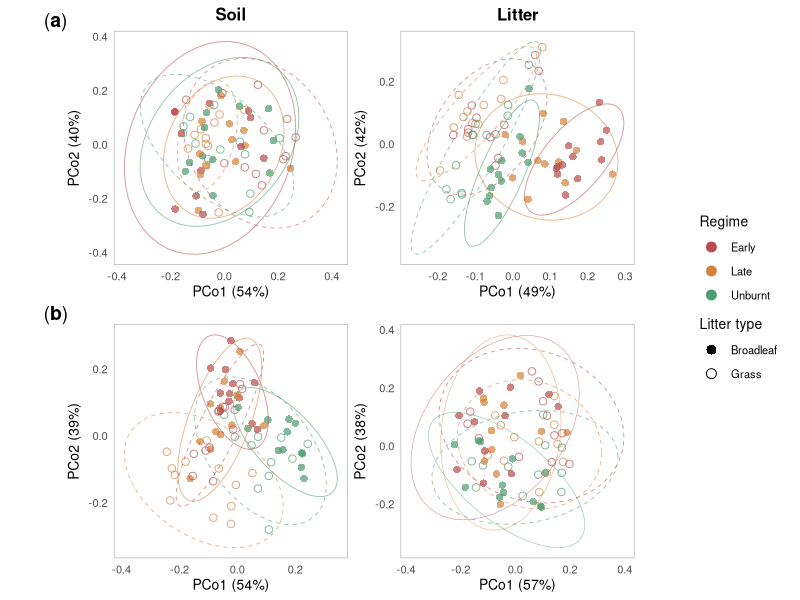
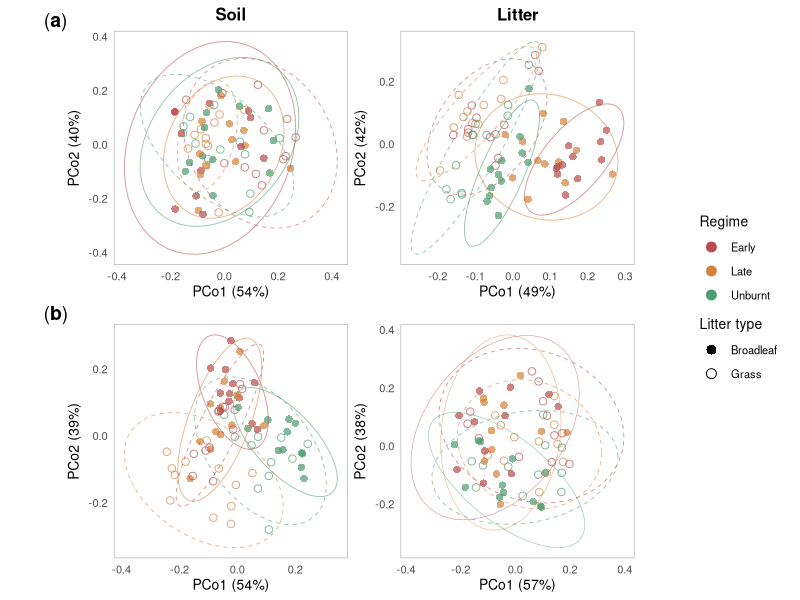

Generate these figures, in order, with R:

# Required packages
require(ggtext)
require(viridis)
require(tidyverse)

# (1) Setup --------------------------------------------------------------------

#### Data ####

# Define the factor levels
litter_levels    <- c("Leaf", "Grass")
regime_levels    <- c("Early", "Late", "Unburnt")
community_levels <- c("Soil bacteria", "Litter bacteria" ,"Soil fungi", "Litter fungi")

### --- Fungi: Soil --- ###
metadata_fungi_soil <- data.table::fread("data/sample_metadata_fungi.txt") %>%
  filter(community == "Soil") %>%
  select(
    everything(),
    PCo1 = "pco1_54_soil_fungi",
    PCo2 = "pco2_39_soil_fungi",
    -c("community", "pco1_57_leaf_fungi", "pco2_38_leaf_fungi")
  ) %>%
  mutate(
    regime = recode(regime, "E2" = "Early", "L2" = "Late", "U" = "Unburnt"),
    regime = factor(regime, levels = regime_levels),
    litter_type = factor(litter_type, levels = litter_levels)
  )

### --- Fungi: Litter --- ###
metadata_fungi_litter <- data.table::fread("data/sample_metadata_fungi.txt") %>%
  filter(community == "Leaf") %>%
  select(
    everything(),
    PCo1 = "pco1_57_leaf_fungi",
    PCo2 = "pco2_38_leaf_fungi",
    -c("community", "pco1_54_soil_fungi", "pco2_39_soil_fungi")
  ) %>%
  mutate(
    regime = recode(regime, "E2" = "Early", "L2" = "Late", "U" = "Unburnt"),
    regime = factor(regime, levels = regime_levels),
    litter_type = factor(litter_type, levels = litter_levels)
  )

### --- Bacteria: Soil --- ###
metadata_bacteria_soil <- data.table::fread("data/sample_metadata_bacteria.txt") %>%
  filter(community == "Soil") %>%
  select(
    everything(),
    PCo1 = "pco1_54_soil_bacteria",
    PCo2 = "pco2_40_soil_bacteria",
    -c("community", "pco1_49_leaf_bacteria", "pco2_42_leaf_bacteria")
  ) %>%
  mutate(
    regime = recode(regime, "E2" = "Early", "L2" = "Late", "U" = "Unburnt"),
    regime = factor(regime, levels = regime_levels),
    litter_type = factor(litter_type, levels = litter_levels)
  )

### --- Bacteria: Litter --- ###
metadata_bacteria_litter <- data.table::fread("data/sample_metadata_bacteria.txt") %>%
  filter(community == "Leaf") %>%
  select(
    everything(),
    PCo1 = "pco1_49_leaf_bacteria",
    PCo2 = "pco2_42_leaf_bacteria",
    -c("community", "pco1_54_soil_bacteria", "pco2_40_soil_bacteria")
  ) %>%
  mutate(
    regime = recode(regime, "E2" = "Early", "L2" = "Late", "U" = "Unburnt"),
    regime = factor(regime, levels = regime_levels),
    litter_type = factor(litter_type, levels = litter_levels)
  )


# Format the axis labels
axis_labels <- c(
  "pco1_54_soil_bacteria" = "PCo1 (54%)",
  "pco2_40_soil_bacteria" = "PCo2 (40%)",
  "pco1_49_leaf_bacteria" = "PCo1 (49%)",
  "pco2_42_leaf_bacteria" = "PCo2 (42%)",
  "pco1_57_leaf_fungi" = "PCo1 (57%)",
  "pco2_38_leaf_fungi" = "PCo2 (38%)",
  "pco1_54_soil_fungi" = "PCo1 (54%)",
  "pco2_39_soil_fungi" = "PCo2 (39%)"
)

#### Theme ####

tag_size <- 14
strip_size <- 12
title_size <- 10
text_size <- 8

my_theme <- theme_minimal() +
  theme(
    panel.border = element_rect(linewidth = 0.5, colour = "grey70", fill = NA),
    panel.grid = element_blank(),
    axis.title = element_text(size = title_size),
    axis.text = element_text(size = text_size),
    plot.title = element_text(hjust = 0.5, size = strip_size, face = "bold"),
    plot.tag = element_markdown(size = tag_size),
    legend.position = "none",
    aspect.ratio = 1
  )

#### Dummy legend ####

# Define colours
my_cols <- c("Early" = "#b84c4c", "Late" = "#d4813a", "Unburnt" = "#4d9b6f")


# Dummy tibble with all regime/shape combinations
dummy_data <- expand.grid(
  regime = names(my_cols),
  litter_type = c("Broadleaf", "Grass")
)

# Dummy plot that only serves to generate legend
dummy_plot <- ggplot(dummy_data, aes(x = 1, y = 1, colour = regime, shape = litter_type)) +
  geom_point(size = 3) +
  scale_colour_manual(values = my_cols) +
  scale_shape_manual(values = c("Broadleaf" = 16, "Grass" = 1)) +
  labs(colour = "Regime", shape = "Litter type") +
  guides(
    colour = guide_legend(order = 1),
    shape  = guide_legend(order = 2)
  ) +
  theme_void() +
  theme(
    legend.position = "right",
    legend.title = element_text(size = title_size),
    legend.text = element_text(size = text_size)
  )

# Extract the legend
legend_dummy <- cowplot::get_legend(dummy_plot)

# (2) Crate plots --------------------------------------------------------------

# Create the figure
figure <- patchwork::wrap_plots(
  ggplot(
    data = metadata_bacteria_soil,
    aes(x = PCo1, y = PCo2, colour = regime, fill = regime, shape = litter_type)
  ) +
    geom_point(size = 2.2, alpha = 0.7) +
    # Elipse for leaf litter
    stat_ellipse(
      data = metadata_bacteria_soil %>%
        filter(litter_type == "Leaf"),
      aes(x = PCo1, y = PCo2, group = regime, colour = regime),
      level = 0.95, linewidth = 0.3, alpha = 0.6,
      show.legend = FALSE
    ) +
    # Elipse for grass litter
    stat_ellipse(
      data = metadata_bacteria_soil %>%
        filter(litter_type == "Grass"),
      aes(x = PCo1, y = PCo2, group = regime, colour = regime),
      level = 0.95, linewidth = 0.3, alpha = 0.6, linetype = "dashed",
      show.legend = FALSE
    ) +
    scale_colour_manual(values = my_cols) +
    scale_fill_manual(values = my_cols) +
    scale_shape_manual(values = c("Leaf" = 16, "Grass" = 1)) +
    labs(
      x = axis_labels["pco1_54_soil_bacteria"],
      y = axis_labels["pco2_40_soil_bacteria"],
      colour = "Regime",
      shape = "Litter type",
      title = "Soil",
      tag = "(**a**)"
    ) +
    my_theme +
   theme(
     # Adjust the position of the tag to account for the strip
     plot.tag.position = c(0.04, 0.95),
     # Adjust the margin
     plot.margin = margin(t = 0, r = 0, b = 5, l = 0),
     ),
  
  ggplot(
    data = metadata_bacteria_litter,
    aes(x = PCo1, y = PCo2, colour = regime, fill = regime, shape = litter_type)
  ) +
    geom_point(size = 2.2, alpha = 0.7) +
    # Elipse for leaf litter
    stat_ellipse(
      data = metadata_bacteria_litter %>%
        filter(litter_type == "Leaf"),
      aes(x = PCo1, y = PCo2, group = regime, colour = regime),
      level = 0.95, linewidth = 0.3, alpha = 0.6,
      show.legend = FALSE
    ) +
    # Elipse for grass litter
    stat_ellipse(
      data = metadata_bacteria_litter %>%
        filter(litter_type == "Grass"),
      aes(x = PCo1, y = PCo2, group = regime, colour = regime),
      level = 0.95, linewidth = 0.3, alpha = 0.6, linetype = "dashed",
      show.legend = FALSE
    ) +
    scale_colour_manual(values = my_cols) +
    scale_fill_manual(values = my_cols) +
    scale_shape_manual(values = c("Leaf" = 16, "Grass" = 1)) +
    labs(
      x = axis_labels["pco1_49_leaf_bacteria"],
      y = axis_labels["pco2_42_leaf_bacteria"],
      colour = "Regime",
      shape = "Litter type",
      title = "Litter"
    )  +
    my_theme +
    theme(
      # Adjust the margin
      plot.margin = margin(t = 0, r = 0, b = 5, l = 5),
    ),
  
  ggplot(
    data = metadata_fungi_soil,
    aes(x = PCo1, y = PCo2, colour = regime, fill = regime, shape = litter_type)
  ) +
    geom_point(size = 2.2, alpha = 0.7) +
    # Elipse for leaf litter
    stat_ellipse(
      data = metadata_fungi_soil %>%
        filter(litter_type == "Leaf"),
      aes(x = PCo1, y = PCo2, group = regime, colour = regime),
      level = 0.95, linewidth = 0.3, alpha = 0.6,
      show.legend = FALSE
    ) +
    # Elipse for grass litter
    stat_ellipse(
      data = metadata_fungi_soil %>%
        filter(litter_type == "Grass"),
      aes(x = PCo1, y = PCo2, group = regime, colour = regime),
      level = 0.95, linewidth = 0.3, alpha = 0.6, linetype = "dashed",
      show.legend = FALSE
    ) +
    scale_colour_manual(values = my_cols) +
    scale_fill_manual(values = my_cols) +
    scale_shape_manual(values = c("Leaf" = 16, "Grass" = 1)) +
    labs(
      x = axis_labels["pco1_54_soil_fungi"],
      y = axis_labels["pco2_39_soil_fungi"],
      colour = "Regime",
      shape = "Litter type",
      tag = "(**b**)"
    ) +
    my_theme +
    theme(
      # Adjust the margin
      plot.margin = margin(t = 0, r = 0, b = 0, l = 0),
    ),
  
  ggplot(
    data = metadata_fungi_litter,
    aes(x = PCo1, y = PCo2, colour = regime, fill = regime, shape = litter_type)
  ) +
    geom_point(size = 2.2, alpha = 0.7) +
    # Elipse for leaf litter
    stat_ellipse(
      data = metadata_fungi_litter %>%
        filter(litter_type == "Leaf"),
      aes(x = PCo1, y = PCo2, group = regime, colour = regime),
      level = 0.95, linewidth = 0.2, alpha = 0.6,
      show.legend = FALSE
    ) +
    # Elipse for grass litter
    stat_ellipse(
      data = metadata_fungi_litter %>%
        filter(litter_type == "Grass"),
      aes(x = PCo1, y = PCo2, group = regime, colour = regime),
      level = 0.95, linewidth = 0.3, alpha = 0.6, linetype = "dashed",
      show.legend = FALSE
    ) +
    scale_colour_manual(values = my_cols) +
    scale_fill_manual(values = my_cols) +
    scale_shape_manual(values = c("Leaf" = 16, "Grass" = 1)) +
    labs(
      x = axis_labels["pco1_57_leaf_fungi"],
      y = axis_labels["pco2_38_leaf_fungi"],
      colour = "Regime",
      shape = "Litter type"
    ) +
    my_theme +
    theme(
      # Adjust the margin
      plot.margin = margin(t = 0, r = 0, b = 0, l = 5),
    )
)

# Add the legend
figure_final <- cowplot::plot_grid(
  figure, legend_dummy, rel_widths = c(1, 0.18)
)

# Create output directory
if (!dir.exists("output")) {
  dir.create("output")
}

# Save figure
ggsave(
  "output/figure_pcoa.tif",
  width = 15.5, height = 13, units = "cm",
  bg = "white"
)
ggsave(
  "output/figure_pcoa.png",
  width = 15.5, height = 13, units = "cm", 
  bg = "white",
  dpi = 300
)
